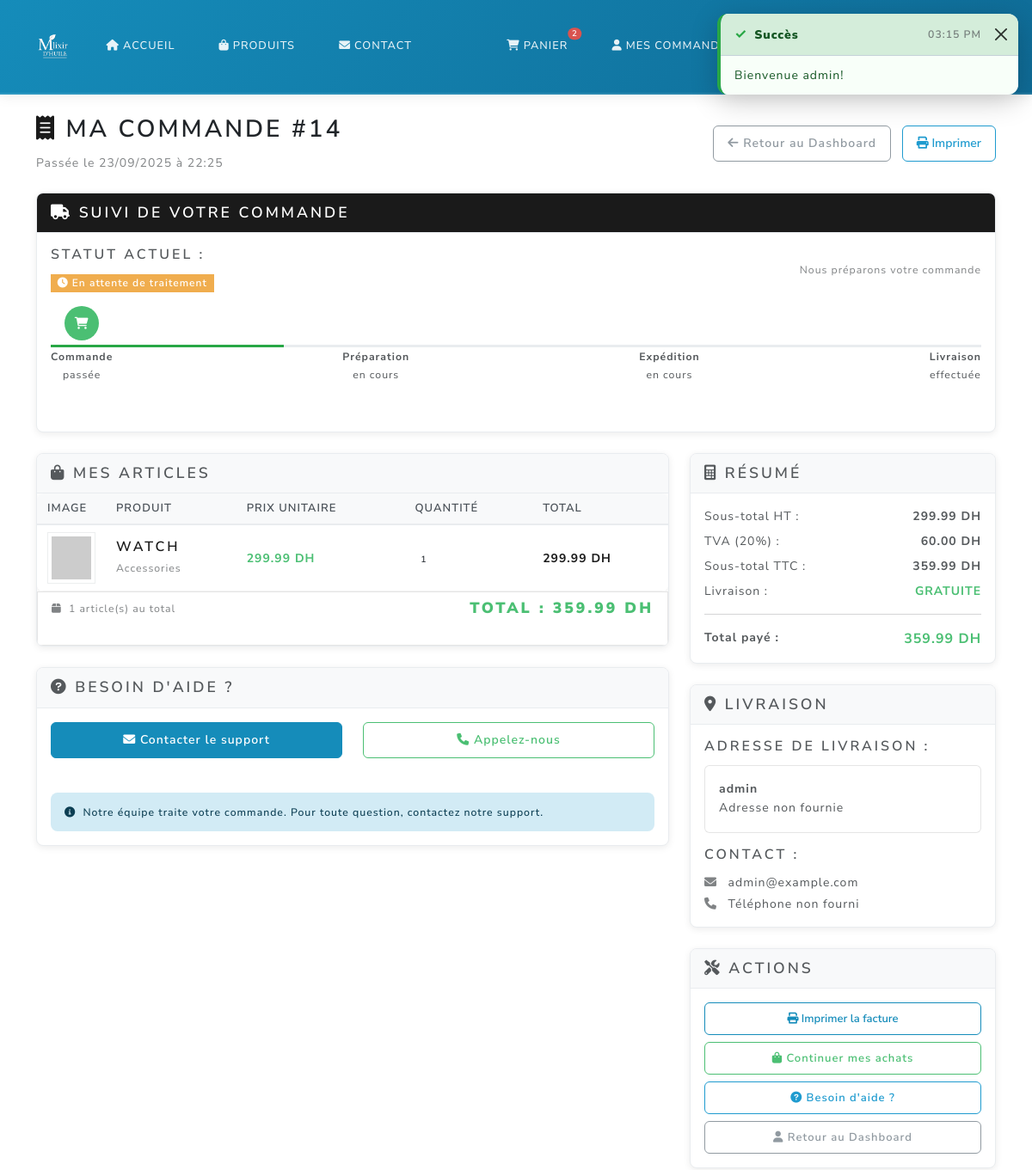
/order/14 (signed in, upper part), run on an earlier commit of the app's database.
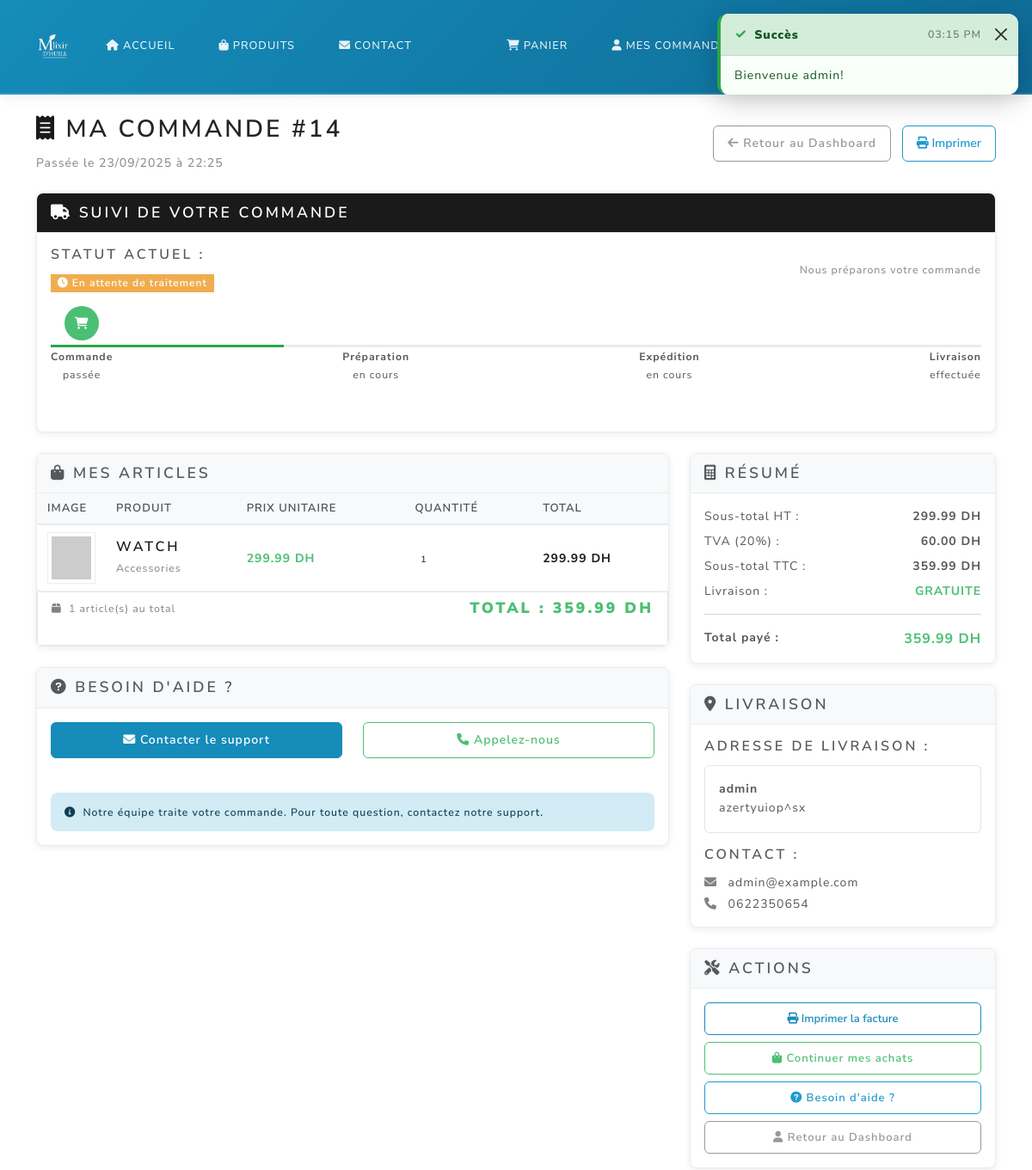
And on a later commit of the database.
### main.py (models this page shows)
class User(UserMixin, db.Model):
    id = db.Column(db.Integer, primary_key=True)
    username = db.Column(db.String(80), unique=True, nullable=False)
    email = db.Column(db.String(120), unique=True, nullable=False)
    password_hash = db.Column(db.String(120), nullable=False)
    phone = db.Column(db.String(20), nullable=True)
    address = db.Column(db.Text, nullable=True)
    is_admin = db.Column(db.Boolean, default=False)
    orders = db.relationship('Order', backref='user', lazy=True)

### main.py (the view)
@app.route('/order/<int:order_id>')
@login_required
def order_detail(order_id):
    order = Order.query.filter_by(id=order_id, user_id=current_user.id).first_or_404()
    order_items = db.session.query(OrderItem, Product)\
        .join(Product, OrderItem.product_id == Product.id)\
        .filter(OrderItem.order_id == order_id)\
        .all()
    return render_template('order_detail.html', order=order, order_items=order_items)

### main.py (called while the page is built, shortened)
@login_manager.user_loader
def load_user(user_id):
    return User.query.get(int(user_id))

@app.context_processor
def inject_toast_messages():
    toast_message = session.pop('toast_message', None)
    toast_type = session.pop('toast_type', None)
    return {
        'toast_message': toast_message,
        'toast_type': toast_type or 'info'
    }

@app.context_processor
def inject_cart_count():
    if current_user.is_authenticated:
        try:
            from sqlalchemy import inspect
            inspector = inspect(db.engine)
            if 'cart' in inspector.get_table_names():
                cart_count = Cart.query.filter_by(user_id=current_user.id).count()
                cart_total_quantity = db.session.query(db.func.sum(Cart.quantity))\
                    .filter_by(user_id=current_user.id).scalar() or 0
                return {
                    'cart_count': cart_count,
                    'cart_total_quantity': int(cart_total_quantity)
                }
        except Exception:
            pass
    return {'cart_count': 0, 'cart_total_quantity': 0}

def get_shipping_settings():
    settings = ShippingSettings.query.first()
    return settings

### templates/order_detail.html (shortened to what the changed rows need)
{% extends "base.html" %}
{% block content %}
<div class="container py-4">
  <div class="d-flex justify-content-between align-items-center mb-4">
    <div>
      <h2><i class="fas fa-receipt text-primary"></i> Ma Commande #{{ order.id }}</h2>
    </div>
  </div>
                {% set progress_width = 25 %}
                {% if order.status == 'processing' %}
                  {% set progress_width = 50 %}
                {% elif order.status == 'shipped' %}
                  {% set progress_width = 75 %}
                {% elif order.status in ['delivered', 'completed'] %}
                  {% set progress_width = 100 %}
                {% elif order.status == 'cancelled' %}
                  {% set progress_width = 0 %}
                {% endif %}
  <div class="row">
    <div class="col-lg-8">
      <div class="card mb-4">
        <div class="card-body p-0">
          {% if order_items %}
          <div class="table-responsive">
            <table class="table table-hover mb-0">
              <thead class="table-light">
                <tr>
                  <th style="width: 80px;">Image</th>
                  <th>Produit</th>
                  <th>Prix unitaire</th>
                  <th>Quantité</th>
                  <th>Total</th>
                </tr>
              </thead>
            </table>
          </div>
          {% else %}
          <div class="text-center py-4">
            <i class="fas fa-exclamation-triangle fa-2x text-warning mb-2"></i>
            <p class="text-muted">Aucun article trouvé pour cette commande</p>
          </div>
          {% endif %}
        </div>
      </div>
    </div>
    <div class="col-lg-4">
          {% set free_shipping_threshold = shipping_settings.free_shipping_threshold if shipping_settings else 500 %}
          {% set standard_shipping_cost = shipping_settings.standard_shipping_cost if shipping_settings else 30 %}
          {% set tax_rate = shipping_settings.tax_rate if shipping_settings else 0.2 %}
          {% set subtotal_ht = order.total / (1 + tax_rate) %}
          {% set tax_amount = order.total - subtotal_ht %}
          {% set shipping_cost = 0 if order.total >= free_shipping_threshold else standard_shipping_cost %}
          {% set grand_total = order.total + shipping_cost %}
      <div class="card mb-4">
        <div class="card-body">
          <h6>Adresse de livraison :</h6>
          <address class="bg-light p-3 rounded mb-3">
            <strong>{{ current_user.username }}</strong><br>
            {{ current_user.address or 'Adresse non fournie' }}
          </address>
          <h6>Contact :</h6>
          <p class="mb-1">
            <i class="fas fa-envelope text-muted me-2"></i>
            {{ current_user.email }}
          </p>
          <p class="mb-0">
            <i class="fas fa-phone text-muted me-2"></i>
            {{ current_user.phone or 'Téléphone non fourni' }}
          </p>
        </div>
      </div>
    </div>
  </div>
</div>
{% endblock %}

What changed in the data, as far as the page shows it:
changed User "admin": address "Adresse non fournie" → "azertyuiop^sx"; phone "Téléphone non fourni" → "0622350654"
Also different on the page:
{{ cart_total_quantity }}: "2" → (not shown)
